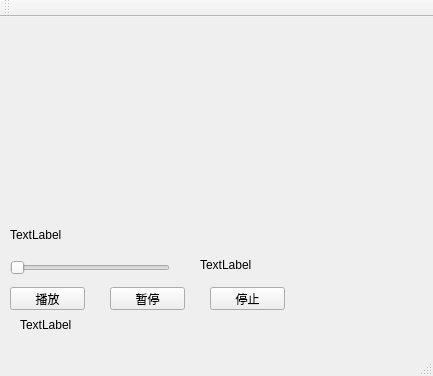
<?xml version="1.0" encoding="UTF-8"?>
<ui version="4.0">
 <class>MainWindow</class>
 <widget class="QMainWindow" name="MainWindow">
  <property name="geometry">
   <rect>
    <x>0</x>
    <y>0</y>
    <width>433</width>
    <height>376</height>
   </rect>
  </property>
  <property name="windowTitle">
   <string>MainWindow</string>
  </property>
  <widget class="QWidget" name="centralWidget">
   <widget class="QSlider" name="horizontalSlider">
    <property name="geometry">
     <rect>
      <x>10</x>
      <y>240</y>
      <width>160</width>
      <height>22</height>
     </rect>
    </property>
    <property name="orientation">
     <enum>Qt::Horizontal</enum>
    </property>
   </widget>
   <widget class="QPushButton" name="pushButton">
    <property name="geometry">
     <rect>
      <x>10</x>
      <y>270</y>
      <width>75</width>
      <height>23</height>
     </rect>
    </property>
    <property name="text">
     <string>播放</string>
    </property>
   </widget>
   <widget class="QPushButton" name="pushButton_2">
    <property name="geometry">
     <rect>
      <x>110</x>
      <y>270</y>
      <width>75</width>
      <height>23</height>
     </rect>
    </property>
    <property name="text">
     <string>暂停</string>
    </property>
   </widget>
   <widget class="QPushButton" name="pushButton_3">
    <property name="geometry">
     <rect>
      <x>210</x>
      <y>270</y>
      <width>75</width>
      <height>23</height>
     </rect>
    </property>
    <property name="text">
     <string>停止</string>
    </property>
   </widget>
   <widget class="QLabel" name="label">
    <property name="geometry">
     <rect>
      <x>200</x>
      <y>240</y>
      <width>211</width>
      <height>16</height>
     </rect>
    </property>
    <property name="text">
     <string>TextLabel</string>
    </property>
   </widget>
   <widget class="QLabel" name="label_2">
    <property name="geometry">
     <rect>
      <x>20</x>
      <y>300</y>
      <width>391</width>
      <height>16</height>
     </rect>
    </property>
    <property name="text">
     <string>TextLabel</string>
    </property>
   </widget>
   <widget class="QLabel" name="label_3">
    <property name="geometry">
     <rect>
      <x>10</x>
      <y>210</y>
      <width>391</width>
      <height>16</height>
     </rect>
    </property>
    <property name="text">
     <string>TextLabel</string>
    </property>
   </widget>
  </widget>
  <widget class="QMenuBar" name="menuBar">
   <property name="geometry">
    <rect>
     <x>0</x>
     <y>0</y>
     <width>433</width>
     <height>23</height>
    </rect>
   </property>
  </widget>
  <widget class="QToolBar" name="mainToolBar">
   <attribute name="toolBarArea">
    <enum>TopToolBarArea</enum>
   </attribute>
   <attribute name="toolBarBreak">
    <bool>false</bool>
   </attribute>
  </widget>
  <widget class="QStatusBar" name="statusBar"/>
 </widget>
 <layoutdefault spacing="6" margin="11"/>
 <resources/>
 <connections/>
</ui>
